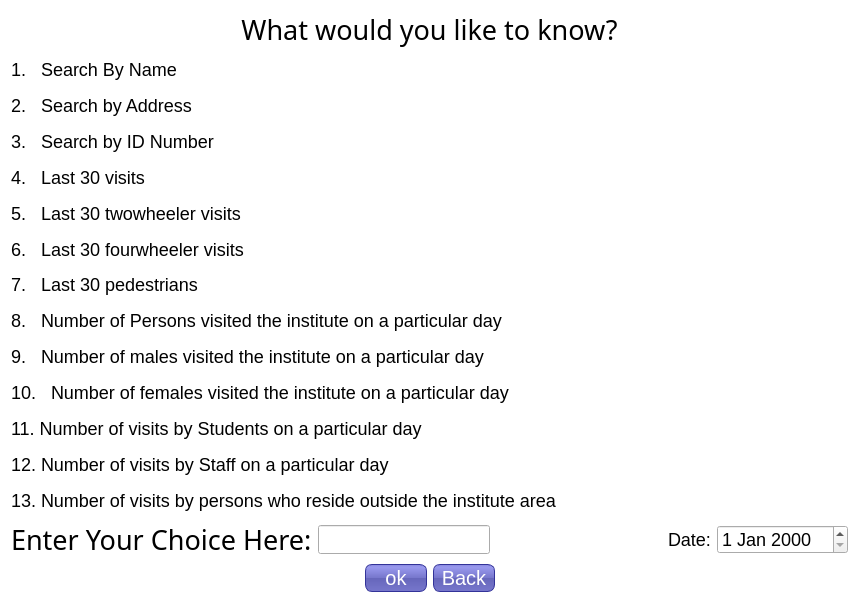
<?xml version="1.0" encoding="UTF-8"?>
<ui version="4.0">
 <class>queries</class>
 <widget class="QWidget" name="queries">
  <property name="geometry">
   <rect>
    <x>0</x>
    <y>0</y>
    <width>859</width>
    <height>603</height>
   </rect>
  </property>
  <property name="sizePolicy">
   <sizepolicy hsizetype="Preferred" vsizetype="Preferred">
    <horstretch>0</horstretch>
    <verstretch>0</verstretch>
   </sizepolicy>
  </property>
  <property name="palette">
   <palette>
    <active>
     <colorrole role="WindowText">
      <brush brushstyle="SolidPattern">
       <color alpha="255">
        <red>0</red>
        <green>0</green>
        <blue>0</blue>
       </color>
      </brush>
     </colorrole>
     <colorrole role="Button">
      <brush brushstyle="SolidPattern">
       <color alpha="255">
        <red>255</red>
        <green>255</green>
        <blue>255</blue>
       </color>
      </brush>
     </colorrole>
     <colorrole role="Text">
      <brush brushstyle="SolidPattern">
       <color alpha="255">
        <red>0</red>
        <green>0</green>
        <blue>0</blue>
       </color>
      </brush>
     </colorrole>
     <colorrole role="Base">
      <brush brushstyle="SolidPattern">
       <color alpha="255">
        <red>255</red>
        <green>255</green>
        <blue>255</blue>
       </color>
      </brush>
     </colorrole>
     <colorrole role="Window">
      <brush brushstyle="SolidPattern">
       <color alpha="255">
        <red>255</red>
        <green>255</green>
        <blue>255</blue>
       </color>
      </brush>
     </colorrole>
    </active>
    <inactive>
     <colorrole role="WindowText">
      <brush brushstyle="SolidPattern">
       <color alpha="255">
        <red>0</red>
        <green>0</green>
        <blue>0</blue>
       </color>
      </brush>
     </colorrole>
     <colorrole role="Button">
      <brush brushstyle="SolidPattern">
       <color alpha="255">
        <red>255</red>
        <green>255</green>
        <blue>255</blue>
       </color>
      </brush>
     </colorrole>
     <colorrole role="Text">
      <brush brushstyle="SolidPattern">
       <color alpha="255">
        <red>0</red>
        <green>0</green>
        <blue>0</blue>
       </color>
      </brush>
     </colorrole>
     <colorrole role="Base">
      <brush brushstyle="SolidPattern">
       <color alpha="255">
        <red>255</red>
        <green>255</green>
        <blue>255</blue>
       </color>
      </brush>
     </colorrole>
     <colorrole role="Window">
      <brush brushstyle="SolidPattern">
       <color alpha="255">
        <red>255</red>
        <green>255</green>
        <blue>255</blue>
       </color>
      </brush>
     </colorrole>
    </inactive>
    <disabled>
     <colorrole role="WindowText">
      <brush brushstyle="SolidPattern">
       <color alpha="255">
        <red>120</red>
        <green>120</green>
        <blue>120</blue>
       </color>
      </brush>
     </colorrole>
     <colorrole role="Button">
      <brush brushstyle="SolidPattern">
       <color alpha="255">
        <red>255</red>
        <green>255</green>
        <blue>255</blue>
       </color>
      </brush>
     </colorrole>
     <colorrole role="Text">
      <brush brushstyle="SolidPattern">
       <color alpha="255">
        <red>120</red>
        <green>120</green>
        <blue>120</blue>
       </color>
      </brush>
     </colorrole>
     <colorrole role="Base">
      <brush brushstyle="SolidPattern">
       <color alpha="255">
        <red>255</red>
        <green>255</green>
        <blue>255</blue>
       </color>
      </brush>
     </colorrole>
     <colorrole role="Window">
      <brush brushstyle="SolidPattern">
       <color alpha="255">
        <red>255</red>
        <green>255</green>
        <blue>255</blue>
       </color>
      </brush>
     </colorrole>
    </disabled>
   </palette>
  </property>
  <property name="font">
   <font>
    <family>Arial</family>
    <pointsize>30</pointsize>
    <weight>50</weight>
    <bold>false</bold>
   </font>
  </property>
  <property name="windowTitle">
   <string>Form</string>
  </property>
  <property name="styleSheet">
   <string notr="true">#queries{
background-image: url(C:/Python27/ICPMS/your-queries.jpg);
background-repeat: no-repeat;
background-position: top right;
background-size: 250px 250px;
background-color:white;
}
QPushButton {
color: white;
background-color: QLinearGradient( x1: 0, y1: 0, x2: 0, y2: 1, stop: 0 #88d, stop: 0.1 #99e, stop: 0.49 #77c, stop: 0.5 #66b, stop: 1 #77c);
border-width: 1px;
border-color: #339;
border-style: solid;
border-radius: 7;
padding: 3px;
font-size: 20px;
padding-left: 5px;
padding-right: 5px;
min-width: 50px;
max-width: 50px;
min-height: 18px;
max-height: 20px;
}
</string>
  </property>
  <layout class="QVBoxLayout" name="verticalLayout_2">
   <item>
    <layout class="QVBoxLayout" name="verticalLayout">
     <item>
      <widget class="QLabel" name="label_17">
       <property name="font">
        <font>
         <family>NEOTERIQUE</family>
         <pointsize>20</pointsize>
        </font>
       </property>
       <property name="text">
        <string>What would you like to know?</string>
       </property>
       <property name="alignment">
        <set>Qt::AlignCenter</set>
       </property>
      </widget>
     </item>
     <item>
      <widget class="QLabel" name="label_5">
       <property name="styleSheet">
        <string notr="true">font-size:18px</string>
       </property>
       <property name="text">
        <string>1.   Search By Name</string>
       </property>
      </widget>
     </item>
     <item>
      <widget class="QLabel" name="label_6">
       <property name="styleSheet">
        <string notr="true">font-size:18px</string>
       </property>
       <property name="text">
        <string>2.   Search by Address</string>
       </property>
      </widget>
     </item>
     <item>
      <widget class="QLabel" name="label_3">
       <property name="styleSheet">
        <string notr="true">font-size:18px</string>
       </property>
       <property name="text">
        <string>3.   Search by ID Number</string>
       </property>
      </widget>
     </item>
     <item>
      <widget class="QLabel" name="label">
       <property name="palette">
        <palette>
         <active>
          <colorrole role="Midlight">
           <brush brushstyle="SolidPattern">
            <color alpha="255">
             <red>255</red>
             <green>251</green>
             <blue>246</blue>
            </color>
           </brush>
          </colorrole>
          <colorrole role="AlternateBase">
           <brush brushstyle="SolidPattern">
            <color alpha="255">
             <red>255</red>
             <green>0</green>
             <blue>0</blue>
            </color>
           </brush>
          </colorrole>
         </active>
         <inactive>
          <colorrole role="Midlight">
           <brush brushstyle="SolidPattern">
            <color alpha="255">
             <red>255</red>
             <green>251</green>
             <blue>246</blue>
            </color>
           </brush>
          </colorrole>
          <colorrole role="AlternateBase">
           <brush brushstyle="SolidPattern">
            <color alpha="255">
             <red>255</red>
             <green>0</green>
             <blue>0</blue>
            </color>
           </brush>
          </colorrole>
         </inactive>
         <disabled>
          <colorrole role="Midlight">
           <brush brushstyle="SolidPattern">
            <color alpha="255">
             <red>255</red>
             <green>251</green>
             <blue>246</blue>
            </color>
           </brush>
          </colorrole>
          <colorrole role="AlternateBase">
           <brush brushstyle="SolidPattern">
            <color alpha="255">
             <red>255</red>
             <green>0</green>
             <blue>0</blue>
            </color>
           </brush>
          </colorrole>
         </disabled>
        </palette>
       </property>
       <property name="styleSheet">
        <string notr="true">font-size:18px</string>
       </property>
       <property name="text">
        <string>4.   Last 30 visits</string>
       </property>
      </widget>
     </item>
     <item>
      <widget class="QLabel" name="label_4">
       <property name="styleSheet">
        <string notr="true">font-size:18px</string>
       </property>
       <property name="text">
        <string>5.   Last 30 twowheeler visits</string>
       </property>
      </widget>
     </item>
     <item>
      <widget class="QLabel" name="label_7">
       <property name="styleSheet">
        <string notr="true">font-size:18px</string>
       </property>
       <property name="text">
        <string>6.   Last 30 fourwheeler visits</string>
       </property>
      </widget>
     </item>
     <item>
      <widget class="QLabel" name="label_8">
       <property name="styleSheet">
        <string notr="true">font-size:18px</string>
       </property>
       <property name="text">
        <string>7.   Last 30 pedestrians</string>
       </property>
      </widget>
     </item>
     <item>
      <widget class="QLabel" name="label_9">
       <property name="styleSheet">
        <string notr="true">font-size:18px</string>
       </property>
       <property name="text">
        <string>8.   Number of Persons visited the institute on a particular day</string>
       </property>
      </widget>
     </item>
     <item>
      <widget class="QLabel" name="label_2">
       <property name="styleSheet">
        <string notr="true">font-size:18px</string>
       </property>
       <property name="text">
        <string>9.   Number of males visited the institute on a particular day</string>
       </property>
      </widget>
     </item>
     <item>
      <widget class="QLabel" name="label_10">
       <property name="styleSheet">
        <string notr="true">font-size:18px</string>
       </property>
       <property name="text">
        <string>10.   Number of females visited the institute on a particular day</string>
       </property>
      </widget>
     </item>
     <item>
      <widget class="QLabel" name="label_11">
       <property name="palette">
        <palette>
         <active>
          <colorrole role="Button">
           <brush brushstyle="SolidPattern">
            <color alpha="255">
             <red>255</red>
             <green>170</green>
             <blue>127</blue>
            </color>
           </brush>
          </colorrole>
          <colorrole role="Base">
           <brush brushstyle="SolidPattern">
            <color alpha="255">
             <red>255</red>
             <green>255</green>
             <blue>255</blue>
            </color>
           </brush>
          </colorrole>
          <colorrole role="Window">
           <brush brushstyle="SolidPattern">
            <color alpha="255">
             <red>170</red>
             <green>85</green>
             <blue>255</blue>
            </color>
           </brush>
          </colorrole>
         </active>
         <inactive>
          <colorrole role="Button">
           <brush brushstyle="SolidPattern">
            <color alpha="255">
             <red>255</red>
             <green>170</green>
             <blue>127</blue>
            </color>
           </brush>
          </colorrole>
          <colorrole role="Base">
           <brush brushstyle="SolidPattern">
            <color alpha="255">
             <red>255</red>
             <green>255</green>
             <blue>255</blue>
            </color>
           </brush>
          </colorrole>
          <colorrole role="Window">
           <brush brushstyle="SolidPattern">
            <color alpha="255">
             <red>170</red>
             <green>85</green>
             <blue>255</blue>
            </color>
           </brush>
          </colorrole>
         </inactive>
         <disabled>
          <colorrole role="Button">
           <brush brushstyle="SolidPattern">
            <color alpha="255">
             <red>255</red>
             <green>170</green>
             <blue>127</blue>
            </color>
           </brush>
          </colorrole>
          <colorrole role="Base">
           <brush brushstyle="SolidPattern">
            <color alpha="255">
             <red>170</red>
             <green>85</green>
             <blue>255</blue>
            </color>
           </brush>
          </colorrole>
          <colorrole role="Window">
           <brush brushstyle="SolidPattern">
            <color alpha="255">
             <red>170</red>
             <green>85</green>
             <blue>255</blue>
            </color>
           </brush>
          </colorrole>
         </disabled>
        </palette>
       </property>
       <property name="styleSheet">
        <string notr="true">font-size:18px</string>
       </property>
       <property name="text">
        <string>11. Number of visits by Students on a particular day</string>
       </property>
      </widget>
     </item>
     <item>
      <widget class="QLabel" name="label_12">
       <property name="styleSheet">
        <string notr="true">font-size:18px</string>
       </property>
       <property name="text">
        <string>12. Number of visits by Staff on a particular day</string>
       </property>
      </widget>
     </item>
     <item>
      <widget class="QLabel" name="label_13">
       <property name="styleSheet">
        <string notr="true">font-size:18px</string>
       </property>
       <property name="text">
        <string>13. Number of visits by persons who reside outside the institute area</string>
       </property>
      </widget>
     </item>
     <item>
      <layout class="QHBoxLayout" name="horizontalLayout_3">
       <item>
        <widget class="QLabel" name="ente_choice_lbl">
         <property name="font">
          <font>
           <family>ZOMBIFIED</family>
           <pointsize>20</pointsize>
           <weight>50</weight>
           <bold>false</bold>
          </font>
         </property>
         <property name="text">
          <string>Enter Your Choice Here:</string>
         </property>
        </widget>
       </item>
       <item>
        <widget class="QLineEdit" name="choice_lineEdit">
         <property name="font">
          <font>
           <pointsize>-1</pointsize>
          </font>
         </property>
         <property name="styleSheet">
          <string notr="true">font-size:18px</string>
         </property>
        </widget>
       </item>
       <item>
        <spacer name="horizontalSpacer_5">
         <property name="orientation">
          <enum>Qt::Horizontal</enum>
         </property>
         <property name="sizeHint" stdset="0">
          <size>
           <width>40</width>
           <height>20</height>
          </size>
         </property>
        </spacer>
       </item>
       <item>
        <widget class="QLabel" name="label_14">
         <property name="font">
          <font>
           <pointsize>-1</pointsize>
          </font>
         </property>
         <property name="styleSheet">
          <string notr="true">font-size:18px</string>
         </property>
         <property name="text">
          <string>Date:</string>
         </property>
        </widget>
       </item>
       <item>
        <widget class="QDateEdit" name="dateEdit">
         <property name="font">
          <font>
           <pointsize>-1</pointsize>
          </font>
         </property>
         <property name="styleSheet">
          <string notr="true">font-size:18px</string>
         </property>
        </widget>
       </item>
      </layout>
     </item>
     <item>
      <layout class="QHBoxLayout" name="horizontalLayout_2"/>
     </item>
     <item>
      <layout class="QHBoxLayout" name="horizontalLayout">
       <item>
        <spacer name="horizontalSpacer_2">
         <property name="orientation">
          <enum>Qt::Horizontal</enum>
         </property>
         <property name="sizeHint" stdset="0">
          <size>
           <width>40</width>
           <height>20</height>
          </size>
         </property>
        </spacer>
       </item>
       <item>
        <widget class="QPushButton" name="ok_btn">
         <property name="sizePolicy">
          <sizepolicy hsizetype="Expanding" vsizetype="Fixed">
           <horstretch>0</horstretch>
           <verstretch>0</verstretch>
          </sizepolicy>
         </property>
         <property name="palette">
          <palette>
           <active>
            <colorrole role="WindowText">
             <brush brushstyle="SolidPattern">
              <color alpha="255">
               <red>255</red>
               <green>255</green>
               <blue>255</blue>
              </color>
             </brush>
            </colorrole>
            <colorrole role="Button">
             <brush brushstyle="LinearGradientPattern">
              <gradient startx="0.000000000000000" starty="0.000000000000000" endx="0.000000000000000" endy="1.000000000000000" type="LinearGradient" spread="PadSpread" coordinatemode="ObjectBoundingMode">
               <gradientstop position="0.000000000000000">
                <color alpha="255">
                 <red>136</red>
                 <green>136</green>
                 <blue>221</blue>
                </color>
               </gradientstop>
               <gradientstop position="0.100000000000000">
                <color alpha="255">
                 <red>153</red>
                 <green>153</green>
                 <blue>238</blue>
                </color>
               </gradientstop>
               <gradientstop position="0.490000000000000">
                <color alpha="255">
                 <red>119</red>
                 <green>119</green>
                 <blue>204</blue>
                </color>
               </gradientstop>
               <gradientstop position="0.500000000000000">
                <color alpha="255">
                 <red>102</red>
                 <green>102</green>
                 <blue>187</blue>
                </color>
               </gradientstop>
               <gradientstop position="1.000000000000000">
                <color alpha="255">
                 <red>119</red>
                 <green>119</green>
                 <blue>204</blue>
                </color>
               </gradientstop>
              </gradient>
             </brush>
            </colorrole>
            <colorrole role="Light">
             <brush brushstyle="SolidPattern">
              <color alpha="255">
               <red>213</red>
               <green>127</green>
               <blue>255</blue>
              </color>
             </brush>
            </colorrole>
            <colorrole role="Midlight">
             <brush brushstyle="SolidPattern">
              <color alpha="255">
               <red>191</red>
               <green>63</green>
               <blue>255</blue>
              </color>
             </brush>
            </colorrole>
            <colorrole role="Dark">
             <brush brushstyle="SolidPattern">
              <color alpha="255">
               <red>85</red>
               <green>0</green>
               <blue>127</blue>
              </color>
             </brush>
            </colorrole>
            <colorrole role="Mid">
             <brush brushstyle="SolidPattern">
              <color alpha="255">
               <red>113</red>
               <green>0</green>
               <blue>170</blue>
              </color>
             </brush>
            </colorrole>
            <colorrole role="Text">
             <brush brushstyle="SolidPattern">
              <color alpha="255">
               <red>255</red>
               <green>255</green>
               <blue>255</blue>
              </color>
             </brush>
            </colorrole>
            <colorrole role="BrightText">
             <brush brushstyle="SolidPattern">
              <color alpha="255">
               <red>255</red>
               <green>255</green>
               <blue>255</blue>
              </color>
             </brush>
            </colorrole>
            <colorrole role="ButtonText">
             <brush brushstyle="SolidPattern">
              <color alpha="255">
               <red>255</red>
               <green>255</green>
               <blue>255</blue>
              </color>
             </brush>
            </colorrole>
            <colorrole role="Base">
             <brush brushstyle="LinearGradientPattern">
              <gradient startx="0.000000000000000" starty="0.000000000000000" endx="0.000000000000000" endy="1.000000000000000" type="LinearGradient" spread="PadSpread" coordinatemode="ObjectBoundingMode">
               <gradientstop position="0.000000000000000">
                <color alpha="255">
                 <red>136</red>
                 <green>136</green>
                 <blue>221</blue>
                </color>
               </gradientstop>
               <gradientstop position="0.100000000000000">
                <color alpha="255">
                 <red>153</red>
                 <green>153</green>
                 <blue>238</blue>
                </color>
               </gradientstop>
               <gradientstop position="0.490000000000000">
                <color alpha="255">
                 <red>119</red>
                 <green>119</green>
                 <blue>204</blue>
                </color>
               </gradientstop>
               <gradientstop position="0.500000000000000">
                <color alpha="255">
                 <red>102</red>
                 <green>102</green>
                 <blue>187</blue>
                </color>
               </gradientstop>
               <gradientstop position="1.000000000000000">
                <color alpha="255">
                 <red>119</red>
                 <green>119</green>
                 <blue>204</blue>
                </color>
               </gradientstop>
              </gradient>
             </brush>
            </colorrole>
            <colorrole role="Window">
             <brush brushstyle="LinearGradientPattern">
              <gradient startx="0.000000000000000" starty="0.000000000000000" endx="0.000000000000000" endy="1.000000000000000" type="LinearGradient" spread="PadSpread" coordinatemode="ObjectBoundingMode">
               <gradientstop position="0.000000000000000">
                <color alpha="255">
                 <red>136</red>
                 <green>136</green>
                 <blue>221</blue>
                </color>
               </gradientstop>
               <gradientstop position="0.100000000000000">
                <color alpha="255">
                 <red>153</red>
                 <green>153</green>
                 <blue>238</blue>
                </color>
               </gradientstop>
               <gradientstop position="0.490000000000000">
                <color alpha="255">
                 <red>119</red>
                 <green>119</green>
                 <blue>204</blue>
                </color>
               </gradientstop>
               <gradientstop position="0.500000000000000">
                <color alpha="255">
                 <red>102</red>
                 <green>102</green>
                 <blue>187</blue>
                </color>
               </gradientstop>
               <gradientstop position="1.000000000000000">
                <color alpha="255">
                 <red>119</red>
                 <green>119</green>
                 <blue>204</blue>
                </color>
               </gradientstop>
              </gradient>
             </brush>
            </colorrole>
            <colorrole role="Shadow">
             <brush brushstyle="SolidPattern">
              <color alpha="255">
               <red>0</red>
               <green>0</green>
               <blue>0</blue>
              </color>
             </brush>
            </colorrole>
            <colorrole role="AlternateBase">
             <brush brushstyle="SolidPattern">
              <color alpha="255">
               <red>212</red>
               <green>127</green>
               <blue>255</blue>
              </color>
             </brush>
            </colorrole>
            <colorrole role="ToolTipBase">
             <brush brushstyle="SolidPattern">
              <color alpha="255">
               <red>255</red>
               <green>255</green>
               <blue>220</blue>
              </color>
             </brush>
            </colorrole>
            <colorrole role="ToolTipText">
             <brush brushstyle="SolidPattern">
              <color alpha="255">
               <red>0</red>
               <green>0</green>
               <blue>0</blue>
              </color>
             </brush>
            </colorrole>
           </active>
           <inactive>
            <colorrole role="WindowText">
             <brush brushstyle="SolidPattern">
              <color alpha="255">
               <red>255</red>
               <green>255</green>
               <blue>255</blue>
              </color>
             </brush>
            </colorrole>
            <colorrole role="Button">
             <brush brushstyle="LinearGradientPattern">
              <gradient startx="0.000000000000000" starty="0.000000000000000" endx="0.000000000000000" endy="1.000000000000000" type="LinearGradient" spread="PadSpread" coordinatemode="ObjectBoundingMode">
               <gradientstop position="0.000000000000000">
                <color alpha="255">
                 <red>136</red>
                 <green>136</green>
                 <blue>221</blue>
                </color>
               </gradientstop>
               <gradientstop position="0.100000000000000">
                <color alpha="255">
                 <red>153</red>
                 <green>153</green>
                 <blue>238</blue>
                </color>
               </gradientstop>
               <gradientstop position="0.490000000000000">
                <color alpha="255">
                 <red>119</red>
                 <green>119</green>
                 <blue>204</blue>
                </color>
               </gradientstop>
               <gradientstop position="0.500000000000000">
                <color alpha="255">
                 <red>102</red>
                 <green>102</green>
                 <blue>187</blue>
                </color>
               </gradientstop>
               <gradientstop position="1.000000000000000">
                <color alpha="255">
                 <red>119</red>
                 <green>119</green>
                 <blue>204</blue>
                </color>
               </gradientstop>
              </gradient>
             </brush>
            </colorrole>
            <colorrole role="Light">
             <brush brushstyle="SolidPattern">
              <color alpha="255">
               <red>213</red>
               <green>127</green>
               <blue>255</blue>
              </color>
             </brush>
            </colorrole>
            <colorrole role="Midlight">
             <brush brushstyle="SolidPattern">
              <color alpha="255">
               <red>191</red>
               <green>63</green>
               <blue>255</blue>
              </color>
             </brush>
            </colorrole>
            <colorrole role="Dark">
             <brush brushstyle="SolidPattern">
              <color alpha="255">
               <red>85</red>
               <green>0</green>
               <blue>127</blue>
              </color>
             </brush>
            </colorrole>
            <colorrole role="Mid">
             <brush brushstyle="SolidPattern">
              <color alpha="255">
               <red>113</red>
               <green>0</green>
               <blue>170</blue>
              </color>
             </brush>
            </colorrole>
            <colorrole role="Text">
             <brush brushstyle="SolidPattern">
              <color alpha="255">
               <red>255</red>
               <green>255</green>
               <blue>255</blue>
              </color>
             </brush>
            </colorrole>
            <colorrole role="BrightText">
             <brush brushstyle="SolidPattern">
              <color alpha="255">
               <red>255</red>
               <green>255</green>
               <blue>255</blue>
              </color>
             </brush>
            </colorrole>
            <colorrole role="ButtonText">
             <brush brushstyle="SolidPattern">
              <color alpha="255">
               <red>255</red>
               <green>255</green>
               <blue>255</blue>
              </color>
             </brush>
            </colorrole>
            <colorrole role="Base">
             <brush brushstyle="LinearGradientPattern">
              <gradient startx="0.000000000000000" starty="0.000000000000000" endx="0.000000000000000" endy="1.000000000000000" type="LinearGradient" spread="PadSpread" coordinatemode="ObjectBoundingMode">
               <gradientstop position="0.000000000000000">
                <color alpha="255">
                 <red>136</red>
                 <green>136</green>
                 <blue>221</blue>
                </color>
               </gradientstop>
               <gradientstop position="0.100000000000000">
                <color alpha="255">
                 <red>153</red>
                 <green>153</green>
                 <blue>238</blue>
                </color>
               </gradientstop>
               <gradientstop position="0.490000000000000">
                <color alpha="255">
                 <red>119</red>
                 <green>119</green>
                 <blue>204</blue>
                </color>
               </gradientstop>
               <gradientstop position="0.500000000000000">
                <color alpha="255">
                 <red>102</red>
                 <green>102</green>
                 <blue>187</blue>
                </color>
               </gradientstop>
               <gradientstop position="1.000000000000000">
                <color alpha="255">
                 <red>119</red>
                 <green>119</green>
                 <blue>204</blue>
                </color>
               </gradientstop>
              </gradient>
             </brush>
            </colorrole>
            <colorrole role="Window">
             <brush brushstyle="LinearGradientPattern">
              <gradient startx="0.000000000000000" starty="0.000000000000000" endx="0.000000000000000" endy="1.000000000000000" type="LinearGradient" spread="PadSpread" coordinatemode="ObjectBoundingMode">
               <gradientstop position="0.000000000000000">
                <color alpha="255">
                 <red>136</red>
                 <green>136</green>
                 <blue>221</blue>
                </color>
               </gradientstop>
               <gradientstop position="0.100000000000000">
                <color alpha="255">
                 <red>153</red>
                 <green>153</green>
                 <blue>238</blue>
                </color>
               </gradientstop>
               <gradientstop position="0.490000000000000">
                <color alpha="255">
                 <red>119</red>
                 <green>119</green>
                 <blue>204</blue>
                </color>
               </gradientstop>
               <gradientstop position="0.500000000000000">
                <color alpha="255">
                 <red>102</red>
                 <green>102</green>
                 <blue>187</blue>
                </color>
               </gradientstop>
               <gradientstop position="1.000000000000000">
                <color alpha="255">
                 <red>119</red>
                 <green>119</green>
                 <blue>204</blue>
                </color>
               </gradientstop>
              </gradient>
             </brush>
            </colorrole>
            <colorrole role="Shadow">
             <brush brushstyle="SolidPattern">
              <color alpha="255">
               <red>0</red>
               <green>0</green>
               <blue>0</blue>
              </color>
             </brush>
            </colorrole>
            <colorrole role="AlternateBase">
             <brush brushstyle="SolidPattern">
              <color alpha="255">
               <red>212</red>
               <green>127</green>
               <blue>255</blue>
              </color>
             </brush>
            </colorrole>
            <colorrole role="ToolTipBase">
             <brush brushstyle="SolidPattern">
              <color alpha="255">
               <red>255</red>
               <green>255</green>
               <blue>220</blue>
              </color>
             </brush>
            </colorrole>
            <colorrole role="ToolTipText">
             <brush brushstyle="SolidPattern">
              <color alpha="255">
               <red>0</red>
               <green>0</green>
               <blue>0</blue>
              </color>
             </brush>
            </colorrole>
           </inactive>
           <disabled>
            <colorrole role="WindowText">
             <brush brushstyle="SolidPattern">
              <color alpha="255">
               <red>255</red>
               <green>255</green>
               <blue>255</blue>
              </color>
             </brush>
            </colorrole>
            <colorrole role="Button">
             <brush brushstyle="LinearGradientPattern">
              <gradient startx="0.000000000000000" starty="0.000000000000000" endx="0.000000000000000" endy="1.000000000000000" type="LinearGradient" spread="PadSpread" coordinatemode="ObjectBoundingMode">
               <gradientstop position="0.000000000000000">
                <color alpha="255">
                 <red>136</red>
                 <green>136</green>
                 <blue>221</blue>
                </color>
               </gradientstop>
               <gradientstop position="0.100000000000000">
                <color alpha="255">
                 <red>153</red>
                 <green>153</green>
                 <blue>238</blue>
                </color>
               </gradientstop>
               <gradientstop position="0.490000000000000">
                <color alpha="255">
                 <red>119</red>
                 <green>119</green>
                 <blue>204</blue>
                </color>
               </gradientstop>
               <gradientstop position="0.500000000000000">
                <color alpha="255">
                 <red>102</red>
                 <green>102</green>
                 <blue>187</blue>
                </color>
               </gradientstop>
               <gradientstop position="1.000000000000000">
                <color alpha="255">
                 <red>119</red>
                 <green>119</green>
                 <blue>204</blue>
                </color>
               </gradientstop>
              </gradient>
             </brush>
            </colorrole>
            <colorrole role="Light">
             <brush brushstyle="SolidPattern">
              <color alpha="255">
               <red>213</red>
               <green>127</green>
               <blue>255</blue>
              </color>
             </brush>
            </colorrole>
            <colorrole role="Midlight">
             <brush brushstyle="SolidPattern">
              <color alpha="255">
               <red>191</red>
               <green>63</green>
               <blue>255</blue>
              </color>
             </brush>
            </colorrole>
            <colorrole role="Dark">
             <brush brushstyle="SolidPattern">
              <color alpha="255">
               <red>85</red>
               <green>0</green>
               <blue>127</blue>
              </color>
             </brush>
            </colorrole>
            <colorrole role="Mid">
             <brush brushstyle="SolidPattern">
              <color alpha="255">
               <red>113</red>
               <green>0</green>
               <blue>170</blue>
              </color>
             </brush>
            </colorrole>
            <colorrole role="Text">
             <brush brushstyle="SolidPattern">
              <color alpha="255">
               <red>255</red>
               <green>255</green>
               <blue>255</blue>
              </color>
             </brush>
            </colorrole>
            <colorrole role="BrightText">
             <brush brushstyle="SolidPattern">
              <color alpha="255">
               <red>255</red>
               <green>255</green>
               <blue>255</blue>
              </color>
             </brush>
            </colorrole>
            <colorrole role="ButtonText">
             <brush brushstyle="SolidPattern">
              <color alpha="255">
               <red>255</red>
               <green>255</green>
               <blue>255</blue>
              </color>
             </brush>
            </colorrole>
            <colorrole role="Base">
             <brush brushstyle="LinearGradientPattern">
              <gradient startx="0.000000000000000" starty="0.000000000000000" endx="0.000000000000000" endy="1.000000000000000" type="LinearGradient" spread="PadSpread" coordinatemode="ObjectBoundingMode">
               <gradientstop position="0.000000000000000">
                <color alpha="255">
                 <red>136</red>
                 <green>136</green>
                 <blue>221</blue>
                </color>
               </gradientstop>
               <gradientstop position="0.100000000000000">
                <color alpha="255">
                 <red>153</red>
                 <green>153</green>
                 <blue>238</blue>
                </color>
               </gradientstop>
               <gradientstop position="0.490000000000000">
                <color alpha="255">
                 <red>119</red>
                 <green>119</green>
                 <blue>204</blue>
                </color>
               </gradientstop>
               <gradientstop position="0.500000000000000">
                <color alpha="255">
                 <red>102</red>
                 <green>102</green>
                 <blue>187</blue>
                </color>
               </gradientstop>
               <gradientstop position="1.000000000000000">
                <color alpha="255">
                 <red>119</red>
                 <green>119</green>
                 <blue>204</blue>
                </color>
               </gradientstop>
              </gradient>
             </brush>
            </colorrole>
            <colorrole role="Window">
             <brush brushstyle="LinearGradientPattern">
              <gradient startx="0.000000000000000" starty="0.000000000000000" endx="0.000000000000000" endy="1.000000000000000" type="LinearGradient" spread="PadSpread" coordinatemode="ObjectBoundingMode">
               <gradientstop position="0.000000000000000">
                <color alpha="255">
                 <red>136</red>
                 <green>136</green>
                 <blue>221</blue>
                </color>
               </gradientstop>
               <gradientstop position="0.100000000000000">
                <color alpha="255">
                 <red>153</red>
                 <green>153</green>
                 <blue>238</blue>
                </color>
               </gradientstop>
               <gradientstop position="0.490000000000000">
                <color alpha="255">
                 <red>119</red>
                 <green>119</green>
                 <blue>204</blue>
                </color>
               </gradientstop>
               <gradientstop position="0.500000000000000">
                <color alpha="255">
                 <red>102</red>
                 <green>102</green>
                 <blue>187</blue>
                </color>
               </gradientstop>
               <gradientstop position="1.000000000000000">
                <color alpha="255">
                 <red>119</red>
                 <green>119</green>
                 <blue>204</blue>
                </color>
               </gradientstop>
              </gradient>
             </brush>
            </colorrole>
            <colorrole role="Shadow">
             <brush brushstyle="SolidPattern">
              <color alpha="255">
               <red>0</red>
               <green>0</green>
               <blue>0</blue>
              </color>
             </brush>
            </colorrole>
            <colorrole role="AlternateBase">
             <brush brushstyle="SolidPattern">
              <color alpha="255">
               <red>170</red>
               <green>0</green>
               <blue>255</blue>
              </color>
             </brush>
            </colorrole>
            <colorrole role="ToolTipBase">
             <brush brushstyle="SolidPattern">
              <color alpha="255">
               <red>255</red>
               <green>255</green>
               <blue>220</blue>
              </color>
             </brush>
            </colorrole>
            <colorrole role="ToolTipText">
             <brush brushstyle="SolidPattern">
              <color alpha="255">
               <red>0</red>
               <green>0</green>
               <blue>0</blue>
              </color>
             </brush>
            </colorrole>
           </disabled>
          </palette>
         </property>
         <property name="font">
          <font>
           <pointsize>-1</pointsize>
          </font>
         </property>
         <property name="text">
          <string>ok</string>
         </property>
         <property name="iconSize">
          <size>
           <width>16</width>
           <height>16</height>
          </size>
         </property>
         <property name="autoExclusive">
          <bool>false</bool>
         </property>
        </widget>
       </item>
       <item>
        <widget class="QPushButton" name="back_btn">
         <property name="sizePolicy">
          <sizepolicy hsizetype="Expanding" vsizetype="Fixed">
           <horstretch>0</horstretch>
           <verstretch>0</verstretch>
          </sizepolicy>
         </property>
         <property name="font">
          <font>
           <pointsize>-1</pointsize>
          </font>
         </property>
         <property name="text">
          <string>Back</string>
         </property>
        </widget>
       </item>
       <item>
        <spacer name="horizontalSpacer_6">
         <property name="orientation">
          <enum>Qt::Horizontal</enum>
         </property>
         <property name="sizeHint" stdset="0">
          <size>
           <width>40</width>
           <height>20</height>
          </size>
         </property>
        </spacer>
       </item>
      </layout>
     </item>
    </layout>
   </item>
  </layout>
 </widget>
 <resources/>
 <connections/>
</ui>
